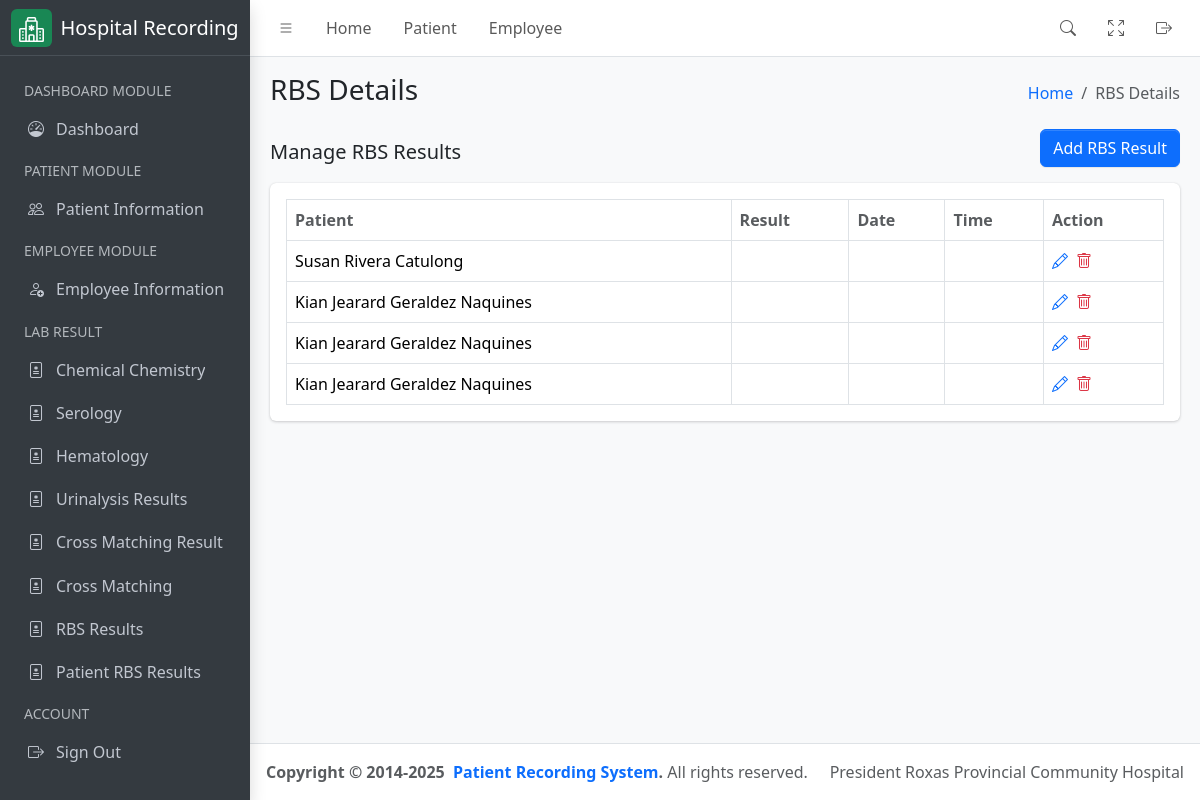
/laboratory/rbs/result, run on an earlier commit of the app's database.
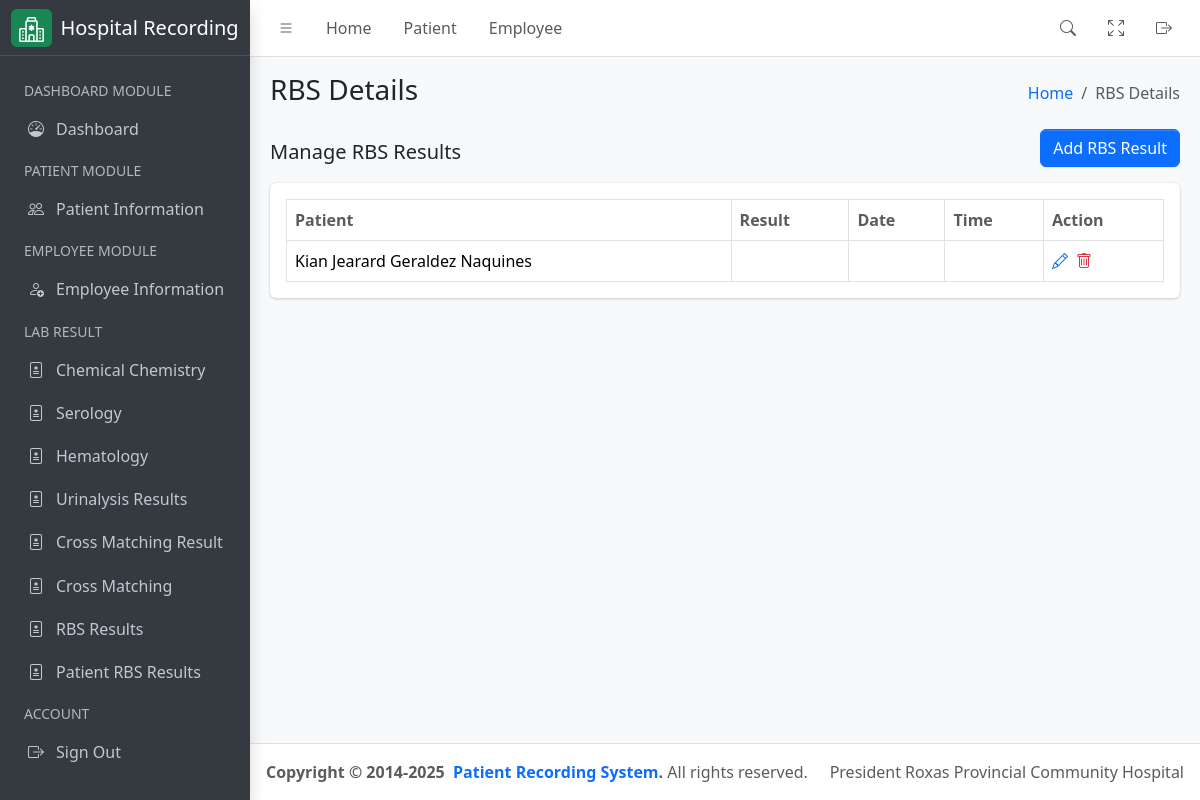
And on a later commit of the database.
### hospital_app/models.py (models this page shows, shortened)
class RBS(models.Model):
    patient = models.ForeignKey(
        Patient, on_delete=models.CASCADE, related_name="patient_rbs"
    )
    rbs_result = models.ManyToManyField(
        RBSResult,
        related_name="rbs_results",
        help_text="Related RBS results.",
    )

class Patient(models.Model):
    firstname = models.CharField(max_length=255)
    middlename = models.CharField(max_length=255)
    lastname = models.CharField(max_length=255)
    age = models.PositiveIntegerField()
    sex = models.CharField(
        max_length=10, choices=(("Male", "Male"), ("Female", "Female"))
    )
    physician = models.ForeignKey(
        User,
        related_name="physician",
        limit_choices_to={"groups__name": "Physician"},
        on_delete=models.CASCADE,
    )
    room_number = models.PositiveIntegerField()
    sample_type = models.CharField(max_length=255)
    time_of_collection = models.TimeField()
    date_of_collection = models.DateField()
    sars_result = models.CharField(max_length=255)
    date = models.DateField(auto_now_add=True)
    assigned_pathologist = models.ForeignKey(
        User,
        related_name="patient_pathologist",
        on_delete=models.CASCADE,
        null=True,
        blank=True,
        limit_choices_to={"groups__name": "Pathologist"},
    )
    assigned_technologist = models.ForeignKey(
        User,
        related_name="patient_technologist",
        on_delete=models.CASCADE,
        null=True,
        blank=True,
        limit_choices_to={"groups__name": "Medical Technologist"},
    )
    patient_type = models.CharField(
        max_length=100,
        default="In Patient",
        choices=(
            ("In Patient", "In Patient"),
            ("Out Patient", "Out Patient"),
        ),
    )
    def get_full_name(self):
        return f"{self.firstname} {self.middlename} {self.lastname}"
    def __str__(self) -> str:
        return self.get_full_name()

### hospital_app/views.py (the view)
# urls.py: path('laboratory/rbs/result', RBSView.as_view(), name="rbs_result_list"),
class RBSView(ListView):
    template_name = "rbs.html"
    queryset = RBS.objects.all()
    context_object_name = "results"
    def get_context_data(self, **kwargs):
        context = super().get_context_data(**kwargs)
        context["detail_header"] = "RBS Details List"
        context["humberger_header"] = "RBS Details"
        return context

### hospital_app/templates/rbs.html
{% extends './includes/base.html' %}
{% block content %}
<div class="container-fluid">
    <div class="row">
        <div class="col-md-12">
            <div class="d-flex justify-content-between align-items-center">
                <h5>Manage RBS Results</h5>
                <a href="{% url 'rbs_add' %}" class="btn btn-primary mb-3">Add RBS Result</a>
            </div>
            <div class="card mb-4">
                <div class="card-body">
                    <table id="datatable" class="table table-bordered table-hover">
                        <thead>
                            <tr>
                                <th class="text-muted">Patient</th>
                                <th class="text-muted">Result</th>
                                <th class="text-muted">Date</th>
                                <th class="text-muted">Time</th>
                                <th class="text-muted">Action</th>
                            </tr>
                        </thead>
                        <tbody>
                            {% for result in results %}
                            <tr>
                                <td>{{ result.patient }}</td>
                                <td>{{ result.result }}</td>
                                <td>{{ result.date }}</td>
                                <td>{{ result.time }}</td>
                                <td>
                                    <div class="d-flex align-items-center justify-content-start gap-2">
                                        <a href="{% url 'rbs_update' pk=result.id %}" class="text-sm">
                                            <i class="bi bi-pencil"></i>
                                        </a>
                                        <a href="{% url 'rbs_delete' pk=result.id %}" class="text-sm">
                                            <i class="bi bi-trash text-danger"></i>
                                        </a>
                                    </div>
                                </td>
                            </tr>
                            {% endfor %}
                        </tbody>
                    </table>
                </div>
            </div>
        </div>
    </div>
</div>
{% endblock %}

What changed in the data, as far as the page shows it:
removed RBS: patient "Susan Rivera Catulong"
removed RBS: patient "Kian Jearard Geraldez Naquines"
removed RBS: patient "Kian Jearard Geraldez Naquines"
